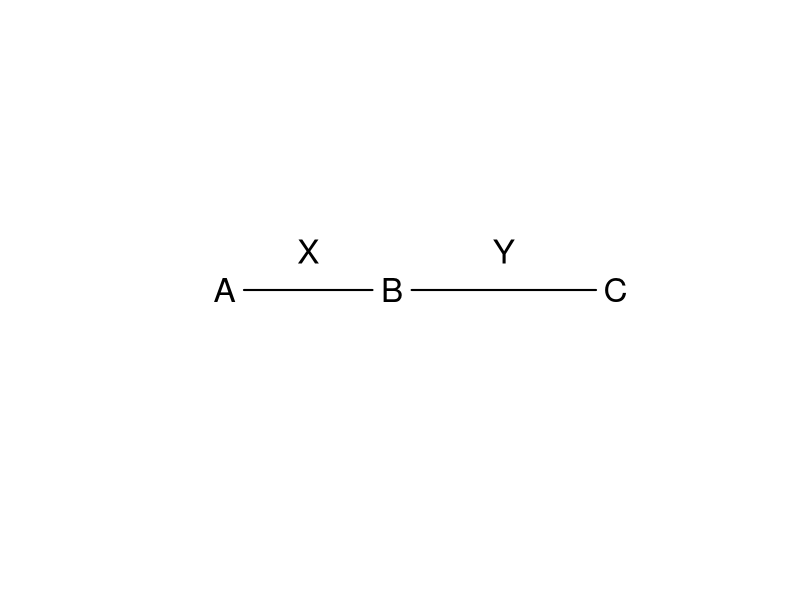
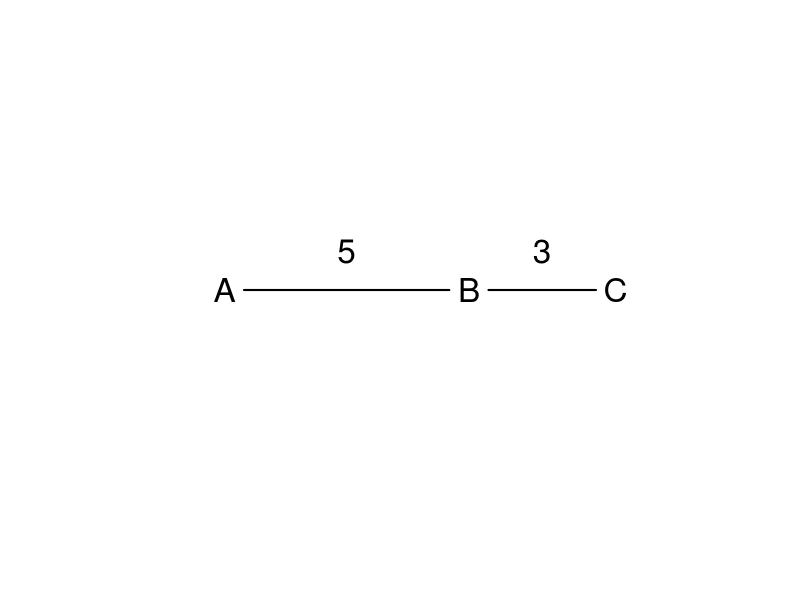
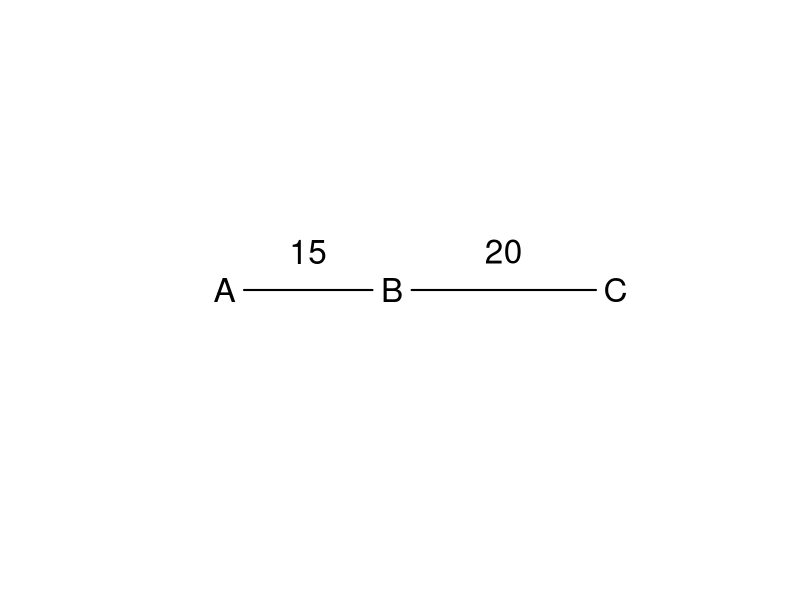
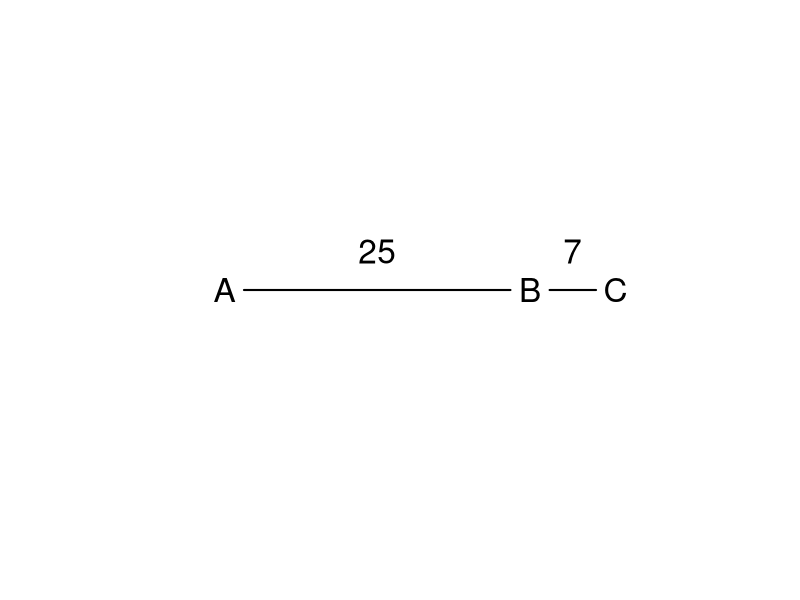

The R source for these figures, in order:
## ---- chunk 1
knitr::opts_chunk$set(echo = TRUE)
## ---- chunk 2
myX=10
myY=20
geneNames = c('A','B','C')

linkageMap <- function(geneNames = c('A','B','C'), myX = 10, myY = 10, myLabels = c(myX, myY)){
myZ = myX + myY
plot(0,type='n',axes=FALSE,ann=FALSE, xlim = c(-0.3,1.3), ylim = c(0,1))
lines(c(0.05,myX/myZ-0.05), c(0.5,0.5), lwd=2)
lines(c(myX/myZ+0.05, 0.95), c(0.5,0.5), lwd=2)
text(c(0,myX/myZ,1), c(0.5,0.5,0.5), labels = geneNames, cex=2)
text(c(0.5*myX/myZ,  myX/myZ + 0.5*myY/myZ) ,c(0.6,0.6),labels=myLabels, cex=2)
}

linkageMap(myX=15, myY = 20, myLabels = c('X','Y'))

## ---- chunk 3

calculateProgeny <- function(myX = 10, myY = 20, myN = 1000){
myx = myX/100
myy = myY/100

myDoubleCrossovers = myN * myx * myy 
myABRecombinants = myN * (myx - myx*myy)
myBCRecombinants = myN * (myy - myx*myy)
myNonrecombinants = myN* (1 - myx - myy + myx*myy)

myNumbers =c( myNonrecombinants/2, myNonrecombinants/2, 
              myABRecombinants/2, myABRecombinants/2, 
              myBCRecombinants/2, myBCRecombinants/2,
              myDoubleCrossovers/2, myDoubleCrossovers/2)

myProgeny = c('ABC','abc','aBC','Abc','abC','ABc','aBc','AbC')
myOutput = data.frame(progeny = myProgeny, numbers = myNumbers, stringsAsFactors = F)

library(knitr)
kable(myOutput)
}

## ---- chunk 4
linkageMap(myX = 5, myY = 3)
calculateProgeny(myX=5, myY=4, myN = 500)


linkageMap(myX = 15, myY = 20)
calculateProgeny(myX=15, myY=20, myN = 800)


linkageMap(myX = 25, myY = 7)
calculateProgeny(myX=25, myY=7, myN = 800)


